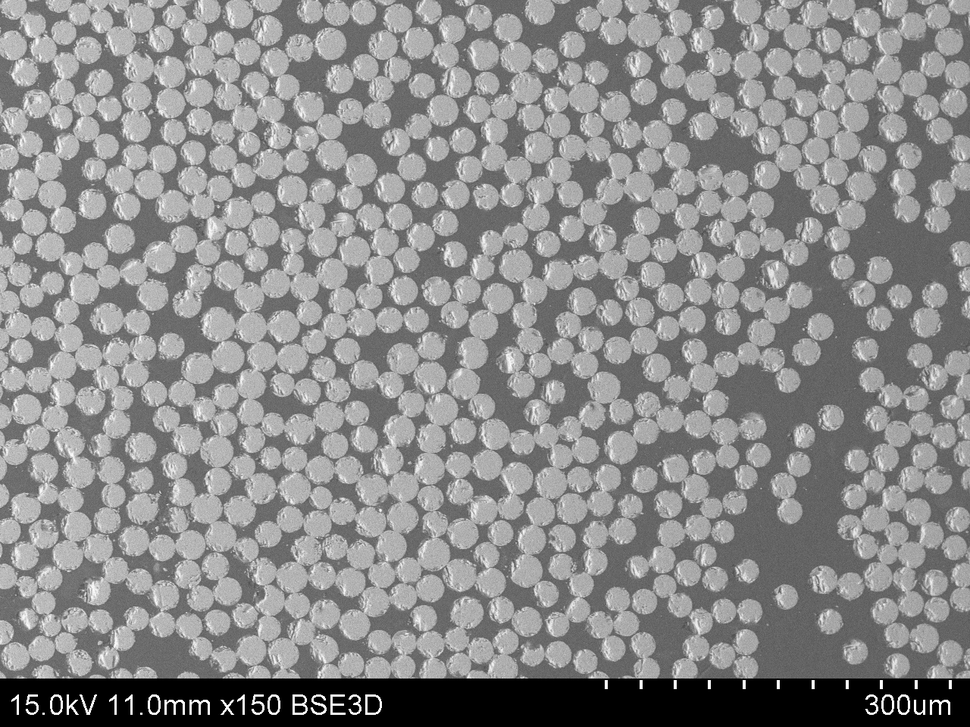
#> input picture DAT/19_1_m09.tif, 970 x 727 px, shrunk from 1280 x 960 before the run, found by its file name
$ python fiber_volume_counter.py
#> lines starting #> are read from the running program, lines starting #| are printed output that depends on the picture; after the words box and inside, x2 and y2 are one past the last pixel; in counts of white or black regions, pixels touching at a corner belong together; long printed decimals are rounded
# importing libraries
import cv2
import numpy as np
from matplotlib import pyplot as plt

img = cv2.imread("19/19_1_m09.tif")
#> img is the input picture: shape (727, 970, 3); min 0, max 255, mean 139.2

grayImage = cv2.cvtColor(img, cv2.COLOR_BGR2GRAY)
crop_img = grayImage[:-64, :]
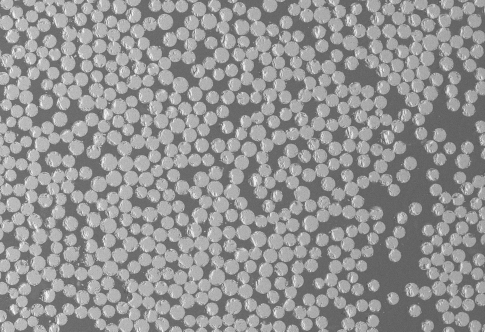
#> crop_img: shape (663, 970) (shown at 1/2 size); min 74, max 255, mean 148.2
median = cv2.medianBlur(crop_img, 5)
'''
#crop_img = grayImage[:, :]
dst = cv2.blur(crop_img,(3,3))

# Morphological closing
dst = cv2.erode(dst,None,iterations = 3)
dst = cv2.dilate(dst,None,iterations = 3)
a = 1 / 9
kernel = np.array([[a, a, a],
                   [a, a, a],
                   [a, a, a]])
a = -1
kernel2 = np.array([[0.5*a, 1.5*a, 0.5*a],
                    [1.5*a, 9, 1.5*a],
                    [0.5*a, 1.5*a, 0.5*a]])
dst = cv2.filter2D(crop_img, -1, kernel2)
#kernel = np.ones((5, 5), np.float32) / 25
#dst = cv2.filter2D(dst, -1, kernel)

number_of_pix = np.sum(median)

histr = cv2.calcHist([dst], [0], None, [256], [0, 256])
'''
histr2 = cv2.calcHist([crop_img], [0], None, [256], [0, 256])
#> histr2 = 256 values, max 14946 at index 104, min 0 at index 0, mean 2512.1
# print(histr)
# plt.plot(histr / histr.max(), label="median")
plt.plot(histr2/histr2.max(), label="gray")
plt.title("Histograms")
plt.xlim([0, 256])
plt.legend()
plt.show()
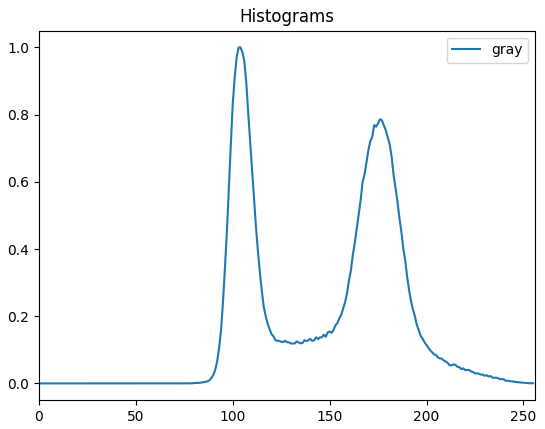
#> figure drawn by matplotlib, 1 panel; curve peaks at x = 104, y = 1

THRESHOLD_HUMAN = int(input())
#> the answer given: 100

(thresh, blackAndWhiteImage) = cv2.threshold(crop_img, THRESHOLD_HUMAN, 255, cv2.THRESH_BINARY)
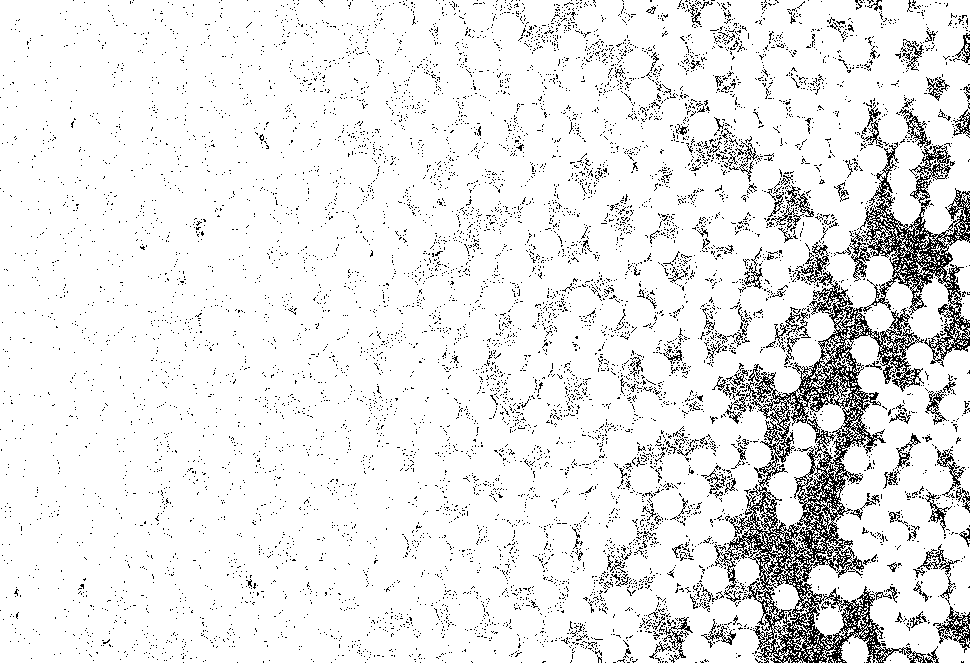
#> blackAndWhiteImage: shape (663, 970); 91.6% white; black in thin lines or dots
#> thresh = 100

# find all your connected components (white blobs in your image)
nb_components, output, stats, centroids = cv2.connectedComponentsWithStats(blackAndWhiteImage, connectivity=4)
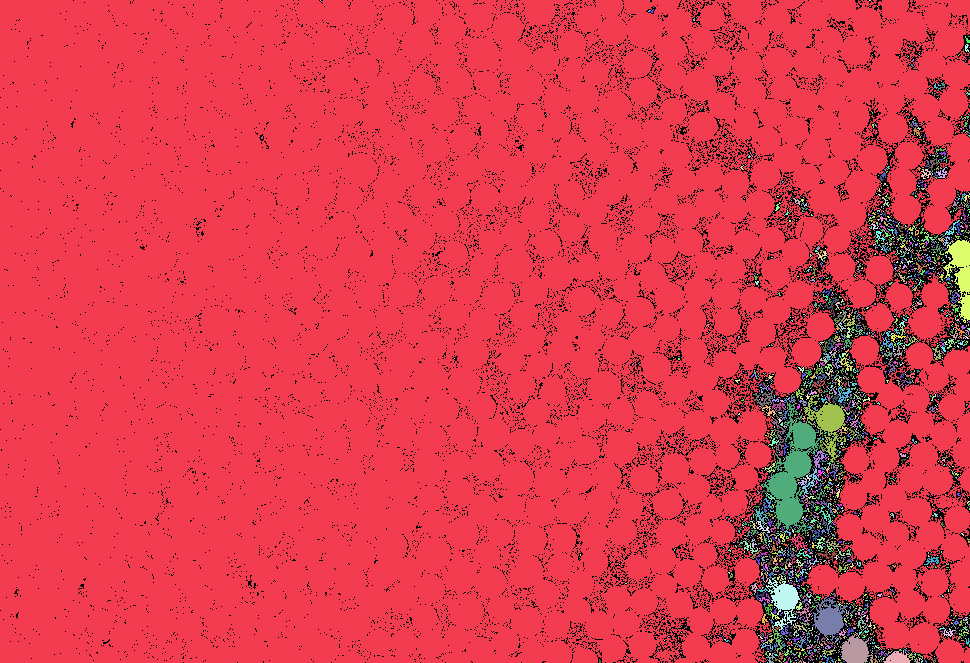
#> output: shape (663, 970) int32; 3309 distinct labels, from 0 to 3308; one colour per label, 0 black
#> nb_components = 3309; centroids = 3309 pairs, first value 199 to 969, second value 0 to 662
# connectedComponentswithStats yields every seperated component with information on each of them, such as size
# the following part is just taking out the background which is also considered a component, but most of the time we don't want that.
sizes = stats[1:, -1];
#> sizes = 3308 values, max 567598 at index 0, min 1 at index 1, mean 178
nb_components = nb_components - 1
#> nb_components = 3308

# minimum size of particles we want to keep (number of pixels)
# here, it's a fixed value, but you can set it as you want, eg the mean of the sizes or whatever
# Wlokna
min_size = 100

# your answer image
img2 = np.zeros(output.shape, np.uint8)
# for every component in the image, you keep it only if it's above min_size
for i in range(0, nb_components):
    if sizes[i] >= min_size:
        img2[output == i + 1] = 255
#> img2: shape (663, 970); 89.5% white; 8358 black regions (8184 under 20 px), largest, box (x1, y1, x2, y2) and area: (714, 242, 939, 663) 27552, (860, 109, 970, 367) 9332, (933, 606, 970, 653) 753

img3 = cv2.bitwise_not(img2)

# img3 = np.uint8(img3)
# find all your connected components (white blobs in your image)
nb_components, output, stats, centroids = cv2.connectedComponentsWithStats(img3, connectivity=4)
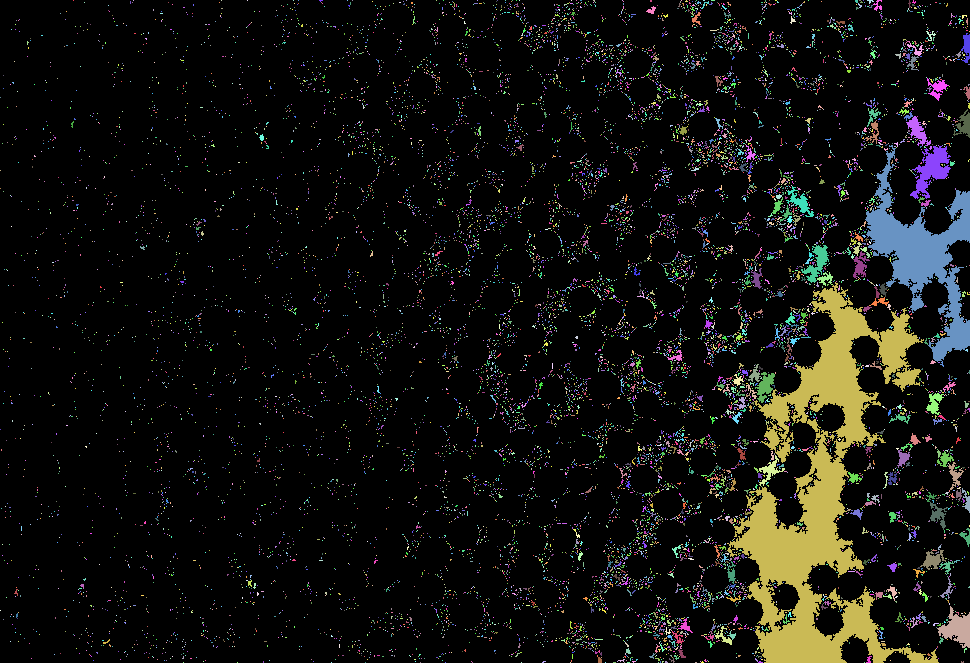
#> output: shape (663, 970) int32; 12503 distinct labels, from 0 to 12502; one colour per label, 0 black
#> nb_components = 12503; centroids = 12503 pairs, first value 0 to 969, second value 0 to 662
# connectedComponentswithStats yields every seperated component with information on each of them, such as size
# the following part is just taking out the background which is also considered a component, but most of the time we don't want that.
sizes = stats[1:, -1];
#> sizes = 12502 values, max 25093 at index 5709, min 1 at index 0, mean 5.42
nb_components = nb_components - 1
#> nb_components = 12502

# minimum size of particles we want to keep (number of pixels)
# here, it's a fixed value, but you can set it as you want, eg the mean of the sizes or whatever
min_size = 100

# your answer image
img4 = np.zeros(output.shape, np.uint8)
# for every component in the image, you keep it only if it's above min_size
for i in range(0, nb_components):
    if sizes[i] >= min_size:
        img4[output == i + 1] = 255
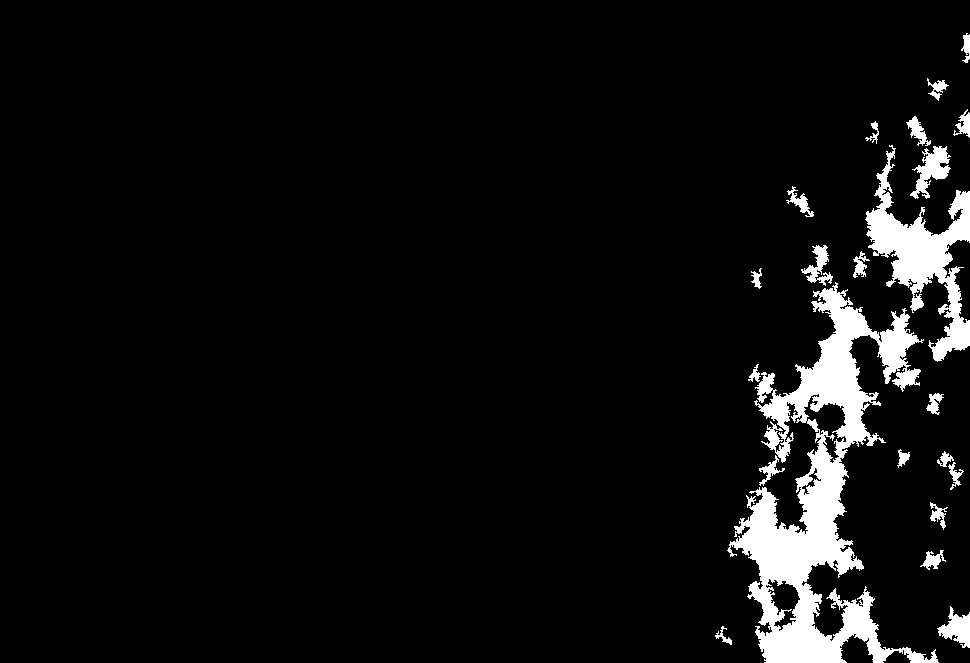
#> img4: shape (663, 970); 5.9% white; 22 white regions, largest, box (x1, y1, x2, y2) and area: (727, 282, 939, 663) 25403, (865, 145, 970, 362) 7398, (910, 146, 951, 199) 978

img4 = cv2.bitwise_not(img4)

cv2.imshow('img4', img4)
# plt.title('org')
# plt.imshow(img)
# plt.show()
cv2.imshow('BW', blackAndWhiteImage)
cv2.imshow('median', median)
cv2.waitKey()
# plt.title('res')
# plt.imshow(img4)
# plt.show()
'''
r = 60
# remove noise
dst = cv2.blur(img4,(5,5))

# Morphological closing
dst = cv2.erode(dst,None,iterations = 3)
dst = cv2.dilate(dst,None,iterations = 3)
img5 = np.uint8(img4)
circles = cv2.HoughCircles(img5
                           ,cv2.HOUGH_GRADIENT
                           ,2
                           ,param1=30
                           ,param2=60
                           ,minDist=10
                           ,minRadius=20
                           ,maxRadius=80
                           )
print(circles)
circles = np.uint16(np.around(circles))
for i in circles[0, :]:
    # draw the outer circle
    cv2.circle(img5, (i[0], i[1]), i[2], (0, 255, 0), 2)
    # draw the center of the circle
    cv2.circle(img5, (i[0], i[1]), 2, (0, 0, 255), 3)

cv2.imshow('detected circles', img5)
#dst2 = cv2.filter2D(img4, -1, kernel2)
#cv2.imshow('result2', dst2)

cv2.waitKey(0)
'''


# counting the number of pixels
number_of_white_pix = np.sum(img4 == 255)
#> number_of_white_pix = 605012
number_of_black_pix = np.sum(img4 == 0)
#> number_of_black_pix = 38098

print('Number of white pixels:', number_of_white_pix)
#| Number of white pixels: 605012
print('Number of black pixels:', number_of_black_pix)
#| Number of black pixels: 38098

ratio = 100 * (number_of_white_pix / (number_of_black_pix + number_of_white_pix))
#> ratio = 94.08
print('Ratio of the white to whole image:', ratio)
#| Ratio of the white to whole image: 94.076

$ run again, with DAT/19_1_m02.tif copied over DAT/19_1_m09.tif
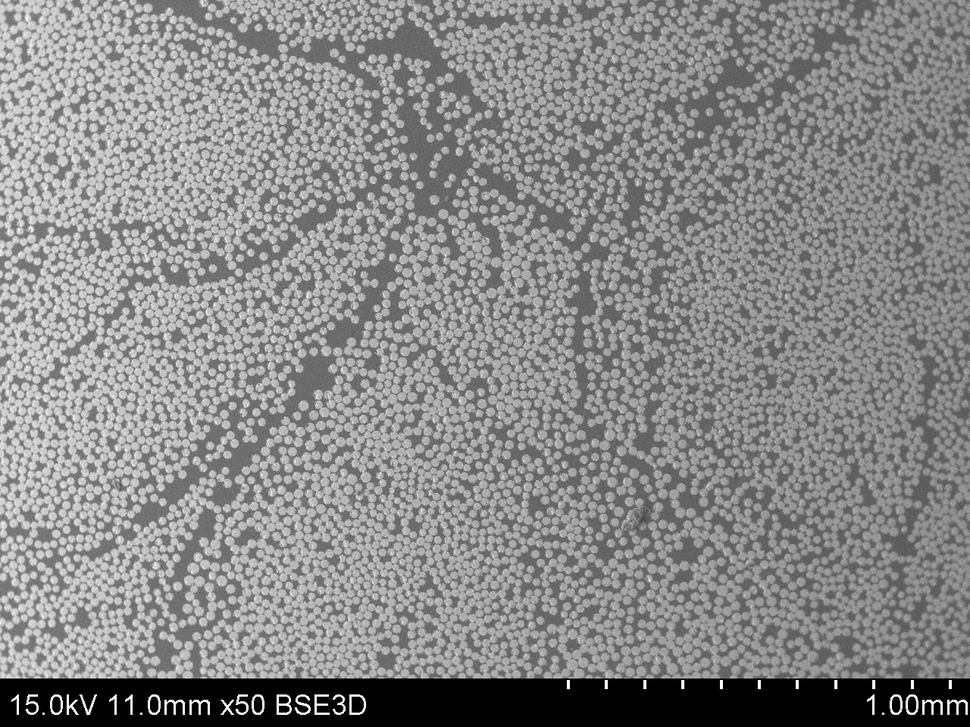
#> input picture DAT/19_1_m02.tif, 970 x 727 px, shrunk from 1280 x 960 before the run, found by its file name
#> img is the input picture: shape (727, 970, 3); min 0, max 255, mean 136.7
#> histr2 = 256 values, max 9393 at index 103, min 0 at index 0, mean 2512.1
#> `(thresh, blackAndWhiteImage) = cv2.threshold(crop_img, THRESHOLD_HUMAN..`:
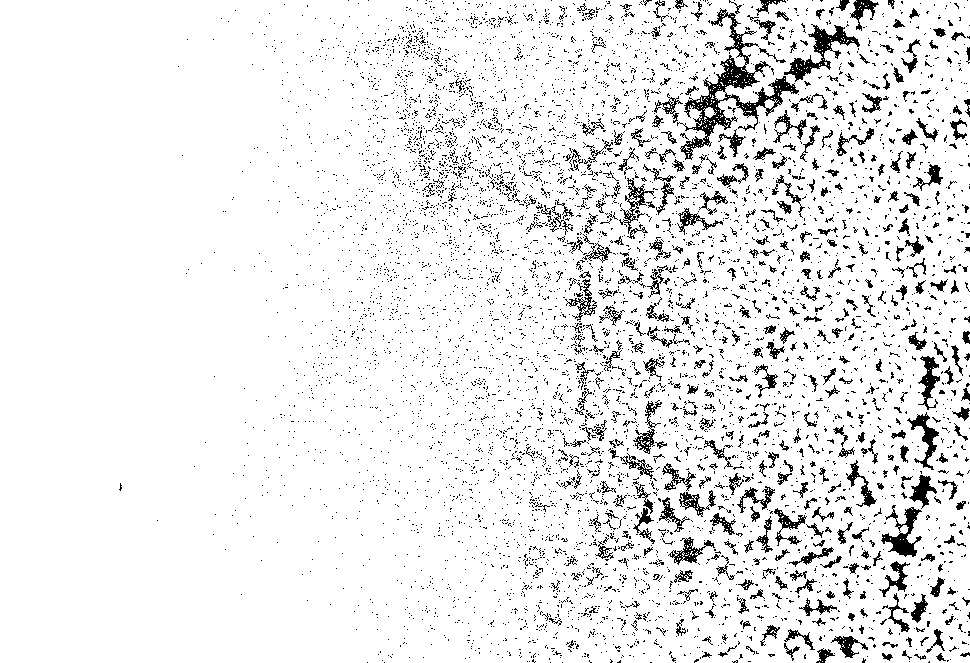
#> blackAndWhiteImage: shape (663, 970); 92% white; black in thin lines or dots, all inside (x1, y1, x2, y2) = (119, 0, 970, 663)
#> thresh = 100
#> `nb_components, output, stats, centroids = cv2.connectedComponentsWithS..`: nb_components = 1736; stats = 1736 rows, first 6: [119, 0, 851, 663, 51584], [0, 0, 970, 663, 588234], [644, 0, 2, 2, 3], [678, 0, 1, 1, 1], [783, 0, 1, 1, 1], [841, 0, 1, 1, 1]; centroids = 1736 pairs, first value 409 to 969, second value 0 to 662
#> `sizes = stats[1:, -1];`: sizes = 1735 values, max 588234 at index 0, min 1 at index 2, mean 340.9
#> `nb_components = nb_components - 1`: nb_components = 1735
#> img3: shape (663, 970); 8.5% white; 6541 white regions (6074 under 20 px), largest, box (x1, y1, x2, y2) and area: (677, 8, 799, 160) 4010, (784, 24, 860, 82) 1206, (881, 505, 922, 557) 875
#> `nb_components, output, stats, centroids = cv2.connectedComponentsWithS..`: nb_components = 9458; centroids = 9458 pairs, first value 120.2 to 969, second value 0 to 662
#> `sizes = stats[1:, -1];`: sizes = 9457 values, max 3296 at index 858, min 1 at index 0, mean 5.8
#> `nb_components = nb_components - 1`: nb_components = 9457
#> after the loop `for i in range(0, nb_components):`:
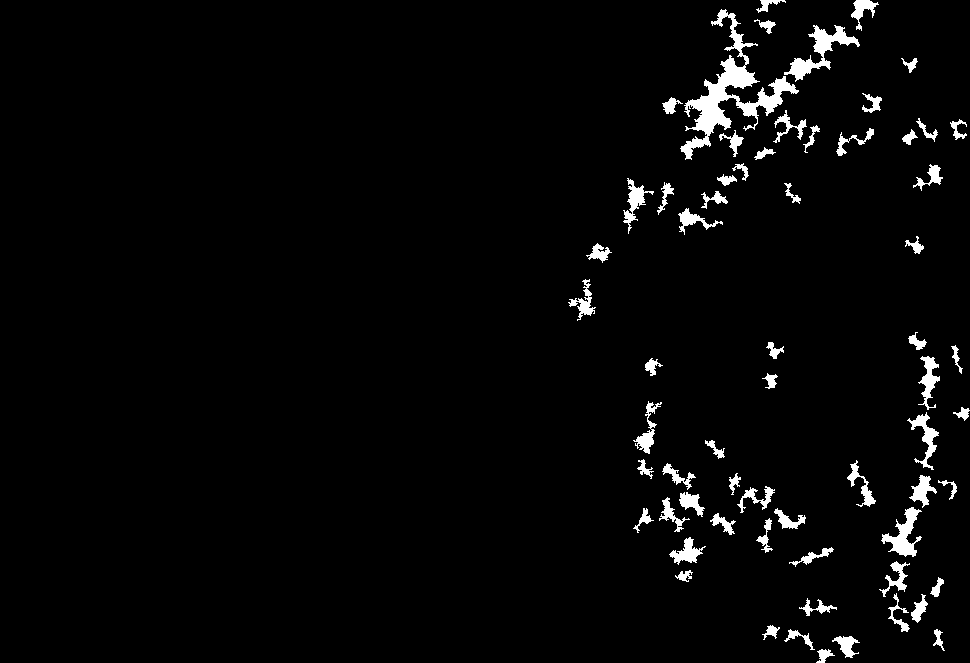
#> img4: shape (663, 970); 2.9% white; 64 white regions, largest, box (x1, y1, x2, y2) and area: (680, 9, 799, 160) 3816, (784, 25, 860, 82) 1171, (881, 507, 922, 557) 816
#> number_of_white_pix = 624200
#> number_of_black_pix = 18910
#| Number of white pixels: 624200
#| Number of black pixels: 18910
#> ratio = 97.06
#| Ratio of the white to whole image: 97.060
